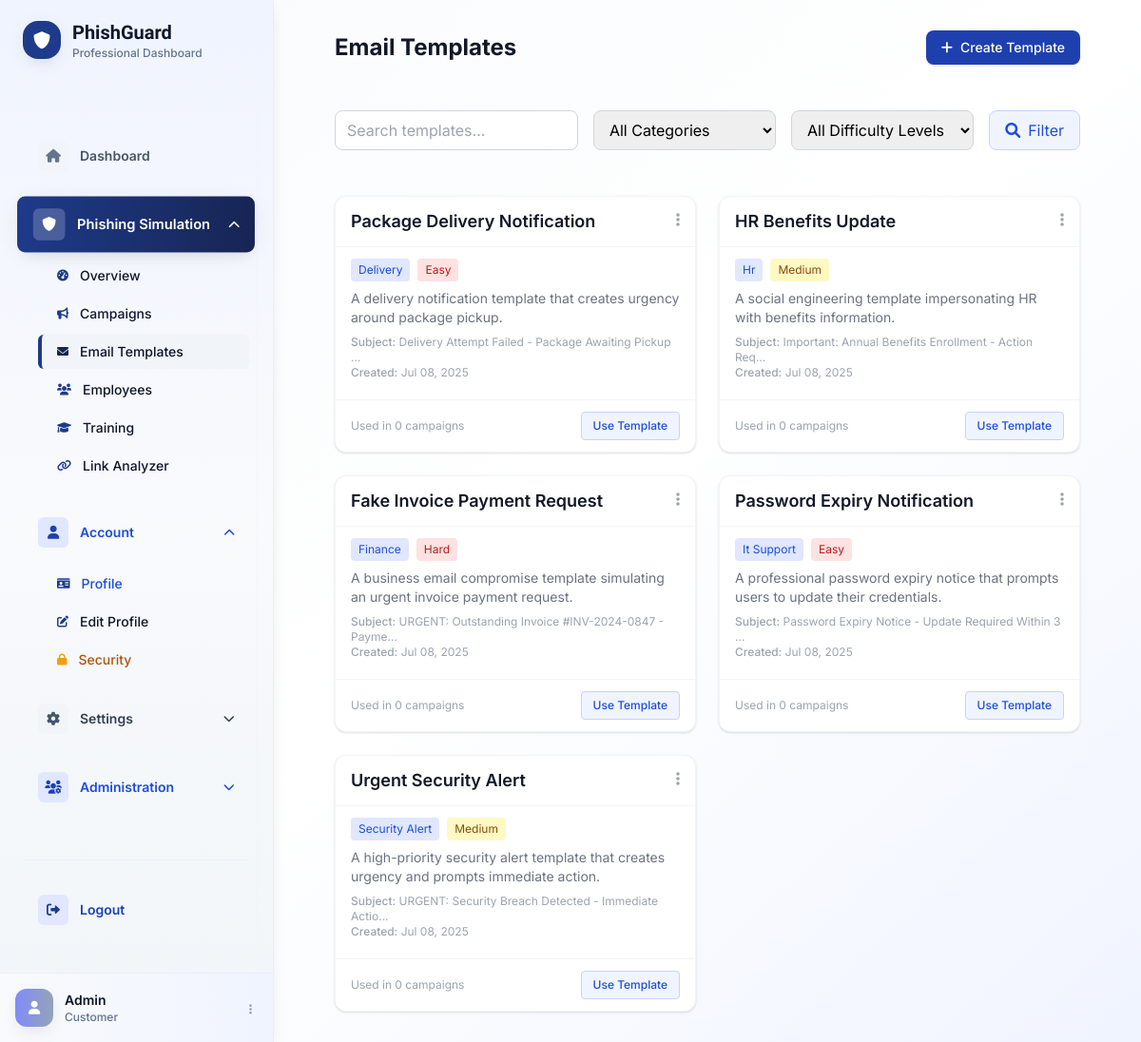
/simulation/templates (signed in), run on the app's committed database.
### app/models/user.py (models this page shows, shortened)
class User(UserMixin, db.Model):
    __tablename__ = 'users'
    id = db.Column(db.Integer, primary_key=True)
    email = db.Column(db.String(120), unique=True, nullable=False, index=True)
    password_hash = db.Column(db.String(255), nullable=False)
    first_name = db.Column(db.String(50), nullable=False)
    last_name = db.Column(db.String(50), nullable=False)
    phone_number = db.Column(db.String(20), nullable=True)
    date_of_birth = db.Column(db.Date, nullable=True)
    country = db.Column(db.String(2), nullable=False)  # ISO country code
    city = db.Column(db.String(100), nullable=False)
    address = db.Column(db.String(200), nullable=True)
    preferred_language = db.Column(db.String(5), nullable=False, default='en')
    account_type = db.Column(db.String(20), nullable=False, default='customer')  # customer, business, both
    account_status = db.Column(db.String(20), nullable=False, default='active')  # active, inactive, banned
    email_verified = db.Column(db.Boolean, nullable=False, default=False)
    email_verification_token = db.Column(db.String(255), nullable=True)
    email_verification_token_expires = db.Column(db.DateTime, nullable=True)
    business_name = db.Column(db.String(100), nullable=True)
    business_type = db.Column(db.String(50), nullable=True)
    business_description = db.Column(db.Text, nullable=True)
    website_url = db.Column(db.String(200), nullable=True)
    profile_image_url = db.Column(db.String(500), nullable=True)
    profile_image_thumbnail_url = db.Column(db.String(500), nullable=True)
    created_at = db.Column(db.DateTime, nullable=False, default=datetime.now)
    updated_at = db.Column(db.DateTime, nullable=False, default=datetime.now, onupdate=datetime.now)
    last_login = db.Column(db.DateTime, nullable=True)
    from app.models.rbac import user_roles
    roles = db.relationship('Role',
                          secondary=user_roles,
                          backref=db.backref('users', lazy='dynamic'),
                          lazy='dynamic')
    def has_role(self, role_name: str) -> bool:
        return self.roles.filter_by(name=role_name).first() is not None

### app/models/simulation.py (models this page shows, shortened)
class EmailTemplate(db.Model):
    __tablename__ = 'email_templates'
    id = db.Column(db.Integer, primary_key=True)
    name = db.Column(db.String(100), nullable=False)
    description = db.Column(db.Text, nullable=True)
    category = db.Column(db.String(50), nullable=False)  # social_engineering, urgent, finance, etc.
    difficulty_level = db.Column(db.String(20), nullable=False, default='medium')  # easy, medium, hard
    subject = db.Column(db.String(200), nullable=False)
    sender_name = db.Column(db.String(100), nullable=False)
    sender_email = db.Column(db.String(100), nullable=False)
    html_content = db.Column(db.Text, nullable=False)
    text_content = db.Column(db.Text, nullable=True)
    landing_page_url = db.Column(db.String(500), nullable=True)
    landing_page_content = db.Column(db.Text, nullable=True)
    is_active = db.Column(db.Boolean, nullable=False, default=True)
    is_system_template = db.Column(db.Boolean, nullable=False, default=False)
    created_by_id = db.Column(db.Integer, db.ForeignKey('users.id'), nullable=False)
    organization_id = db.Column(db.Integer, nullable=True)  # For multi-tenant support
    created_at = db.Column(db.DateTime, nullable=False, default=datetime.now)
    updated_at = db.Column(db.DateTime, nullable=False, default=datetime.now, onupdate=datetime.now)
    created_by = db.relationship('User', backref='email_templates')
    campaigns = db.relationship('Campaign', backref='email_template')

### app/views/simulation/__init__.py (the view, shortened to what this page needs)
@simulation.route('/templates')
@login_required
def email_templates():
    page = request.args.get('page', 1, type=int)
    search = request.args.get('search', '')
    category = request.args.get('category', '')
    difficulty = request.args.get('difficulty', '')
    query = EmailTemplate.query.filter_by(created_by_id=current_user.id, is_active=True)
    if category:
        query = query.filter(EmailTemplate.category == category)
    if difficulty:
        query = query.filter(EmailTemplate.difficulty_level == difficulty)
    templates = query.order_by(EmailTemplate.created_at.desc()).paginate(
        page=page, per_page=12, error_out=False
    )
    return render_template('simulation/email_templates.html', templates=templates)

### app/__init__.py (called while the page is built)
def create_app():
    app = Flask(__name__)
    app.config.from_object(Config)
    app.config['BABEL_TRANSLATION_DIRECTORIES'] = str(Path(Path(__file__).parent, 'translations'))
    from app.extensions import db, babel, get_locale, login_manager, mail, migrate
    db.init_app(app)
    babel.init_app(app, locale_selector=get_locale) # type: ignore
    login_manager.init_app(app)
    mail.init_app(app)
    migrate.init_app(app, db)
    @login_manager.user_loader
    def load_user(user_id):
        from app.models import User
        return User.query.get(int(user_id))
    from app.views import register_blueprints
    register_blueprints(app)
    return app

### app/extensions.py (called while the page is built)
def get_locale():
    language = request.accept_languages.best_match(['en','fr'])
    if not language:
        language = 'en'
    if current_user.is_authenticated and current_user.preferred_language:
        language = current_user.preferred_language
    return language

### app/templates/simulation/email_templates.html (shortened to what this page needs)
{% extends "layouts/app.html" %}
{% block page_content %}
<div class="max-w-7xl mx-auto px-4 sm:px-6 lg:px-8">
    <div class="flex flex-col gap-6">
        <div class="flex flex-col sm:flex-row sm:items-center sm:justify-between gap-4 mb-6">
            <h1 class="text-2xl font-bold text-gray-900">Email Templates</h1>
            <a href="{{ url_for('simulation.create_email_template') }}"
                class="inline-flex items-center px-4 py-2 bg-primary-600 hover:bg-primary-700 text-white text-sm font-medium rounded-lg shadow">
                <i class="fas fa-plus mr-2"></i> Create Template
            </a>
        </div>
        <form method="GET" class="flex flex-col md:flex-row gap-4 mb-6">
            <input type="text" name="search" placeholder="Search templates..."
                value="{{ request.args.get('search', '') }}"
                class="w-full md:w-1/3 px-3 py-2 border border-gray-300 rounded-lg focus:ring-primary-500 focus:border-primary-500" />
            <select name="category"
                class="w-full md:w-1/4 px-3 py-2 border border-gray-300 rounded-lg focus:ring-primary-500 focus:border-primary-500">
                <option value="">All Categories</option>
            </select>
            <select name="difficulty"
                class="w-full md:w-1/4 px-3 py-2 border border-gray-300 rounded-lg focus:ring-primary-500 focus:border-primary-500">
                <option value="">All Difficulty Levels</option>
            </select>
            <button type="submit"
                class="inline-flex items-center justify-center px-4 py-2 bg-primary-50 text-primary-700 border border-primary-200 rounded-lg hover:bg-primary-100 transition">
                <i class="fas fa-search mr-2"></i> Filter
            </button>
        </form>
        <div class="grid grid-cols-1 md:grid-cols-2 xl:grid-cols-3 gap-6">
            {% for template in templates.items %}
            <div class="bg-white rounded-xl shadow border border-gray-100 flex flex-col h-full">
                <div class="flex items-start justify-between px-4 py-3 border-b border-gray-100">
                    <h2 class="font-semibold text-lg text-gray-900 truncate">{{ template.name }}</h2>
                    <div class="relative group">
                        <button class="text-gray-400 hover:text-gray-700 focus:outline-none"
                            onclick="this.nextElementSibling.classList.toggle('hidden')">
                            <i class="fas fa-ellipsis-v"></i>
                        </button>
                    </div>
                </div>
                <div class="px-4 py-3 flex-1 flex flex-col">
                    <div class="mb-2 flex items-center gap-2">
                        <span class="inline-block px-2 py-1 text-xs rounded bg-primary-100 text-primary-700">{{
                            template.category.replace('_', ' ').title() }}</span>
                        <span
                            class="inline-block px-2 py-1 text-xs rounded {{ 'bg-green-100 text-green-700' if template.difficulty_level == 'low' else 'bg-yellow-100 text-yellow-800' if template.difficulty_level == 'medium' else 'bg-red-100 text-red-700' }}">{{
                            template.difficulty_level.title() }}</span>
                    </div>
                    <p class="text-gray-500 text-sm mb-2">{{ template.description[:100] }}</p>
                    <div class="text-xs text-gray-400 mb-2">
                        <div><span class="font-medium">Subject:</span> {{ template.subject[:50] }}{% if
                            template.subject|length > 50 %}...{% endif %}</div>
                        <div><span class="font-medium">Created:</span> {{ template.created_at.strftime('%b %d, %Y') }}
                        </div>
                    </div>
                </div>
                <div class="px-4 py-3 border-t border-gray-100 flex items-center justify-between">
                    <span class="text-xs text-gray-400">Used in {{ template.campaigns|length }} campaigns</span>
                    <a href="{{ url_for('simulation.create_campaign') }}?template={{ template.id }}"
                        class="inline-flex items-center px-3 py-1.5 text-xs font-medium bg-primary-50 text-primary-700 border border-primary-200 rounded hover:bg-primary-100">Use
                        Template</a>
                </div>
            </div>
            {% endfor %}
        </div>
    </div>
</div>
{% endblock %}

### app/templates/layouts/app.html (shortened to what this page needs)
{% extends "base.html" %}
{% block content %}
<div class="flex h-screen bg-gradient-to-br from-secondary-50 via-white to-primary-50">
    <div class="hidden md:flex md:w-72 md:flex-col" x-data="{ isOpen: false }">
        <div
            class="flex flex-col flex-grow pt-5 overflow-y-auto bg-gradient-to-b from-primary-50 via-secondary-50 to-accent-100 backdrop-blur-xl border-r border-secondary-200/50 shadow-soft">
            <div class="flex items-center flex-shrink-0 px-6 pb-4">
                <div class="flex items-center">
                    <div
                        class="flex items-center justify-center w-10 h-10 rounded-2xl bg-gradient-to-r from-primary-500 to-accent-500 shadow-medium">
                        <i class="fas fa-shield-alt text-white text-lg"></i>
                    </div>
                    <div class="ml-3">
                        <h1 class="text-xl font-display font-semibold text-secondary-900">{{ _('PhishGuard') }}</h1>
                        <p class="text-xs text-secondary-500 font-medium">{{ _('Professional Dashboard') }}</p>
                    </div>
                </div>
            </div>
            <nav class="mt-8 flex-1 px-4 space-y-2">
                {% include 'components/sidebar_nav.html' %}
            </nav>
            {% if current_user.is_authenticated %}
            <div
                class="flex-shrink-0 border-t border-secondary-200/50 p-4 bg-gradient-to-r from-secondary-50 to-primary-50">
                <div class="flex items-center">
                    {% if current_user.profile_image_url %}
                    <img src="{{ current_user.profile_image_url }}" alt="{{ _('Profile') }}"
                        class="w-10 h-10 rounded-xl object-cover ring-2 ring-primary-200 shadow-soft">
                    {% else %}
                    <div
                        class="w-10 h-10 rounded-xl bg-gradient-to-r from-primary-400 to-accent-400 flex items-center justify-center shadow-soft">
                        <i class="fas fa-user text-white text-sm"></i>
                    </div>
                    {% endif %}
                    <div class="ml-3 flex-1">
                        <p class="text-sm font-semibold text-secondary-900">{{ current_user.first_name }}</p>
                        <p class="text-xs text-secondary-500 font-medium">{{ _(current_user.account_type.title()) }}</p>
                    </div>
                    <div class="ml-2">
                        <button
                            class="p-1.5 rounded-lg text-secondary-400 hover:text-secondary-600 hover:bg-white/50 transition-all duration-200">
                            <i class="fas fa-ellipsis-v text-xs"></i>
                        </button>
                    </div>
                </div>
            </div>
            {% endif %}
        </div>
    </div>
    <div class="flex flex-col flex-1 overflow-hidden">
        <main class="flex-1 overflow-y-auto">
            <div class="p-6 lg:p-8">
                {% block page_content %}{% endblock %}
            </div>
        </main>
    </div>
</div>
{% endblock %}

### app/static/css/style.css (style rules this page uses)
:root { --navy-50: #f0f4ff; --navy-100: #e0e7ff; --navy-200: #c7d2fe; --navy-300: #a5b4fc; --navy-400: #818cf8; --navy-500: #1e3a8a; --navy-600: #1e40af; --navy-700: #1d4ed8; --navy-800: #1e3a8a; --navy-900: #172554; --white: #ffffff; --gray-50: #f8fafc; --gray-100: #f1f5f9; --gray-200: #e2e8f0; --gray-300: #cbd5e1; --gray-400: #94a3b8; --gray-500: #64748b; }
.bg-primary-600 { background-color: var(--navy-600) !important; }
.text-primary-700 { color: var(--navy-700) !important; }

### data on the page
User: first_name "Admin"
EmailTemplate: name "Package Delivery Notification", category.replace "Delivery", difficulty_level "Easy", description "A delivery notification template that creates urgency around package pickup.", subject "Delivery Attempt Failed - Package Awaiting Pickup", created_at "Jul 08, 2025", campaigns|length "0"
EmailTemplate: name "HR Benefits Update", category.replace "Hr", difficulty_level "Medium", description "A social engineering template impersonating HR with benefits information.", subject "Important: Annual Benefits Enrollment - Action Req", created_at "Jul 08, 2025", campaigns|length "0"
EmailTemplate: name "Fake Invoice Payment Request", category.replace "Finance", difficulty_level "Hard", description "A business email compromise template simulating an urgent invoice payment request.", subject "URGENT: Outstanding Invoice #INV-2024-0847 - Payme", created_at "Jul 08, 2025", campaigns|length "0"
EmailTemplate: name "Password Expiry Notification", category.replace "It Support", difficulty_level "Easy", description "A professional password expiry notice that prompts users to update their credentials.", subject "Password Expiry Notice - Update Required Within 3", created_at "Jul 08, 2025", campaigns|length "0"
EmailTemplate: name "Urgent Security Alert", category.replace "Security Alert", difficulty_level "Medium", description "A high-priority security alert template that creates urgency and prompts immediate action.", subject "URGENT: Security Breach Detected - Immediate Actio", created_at "Jul 08, 2025", campaigns|length "0"
